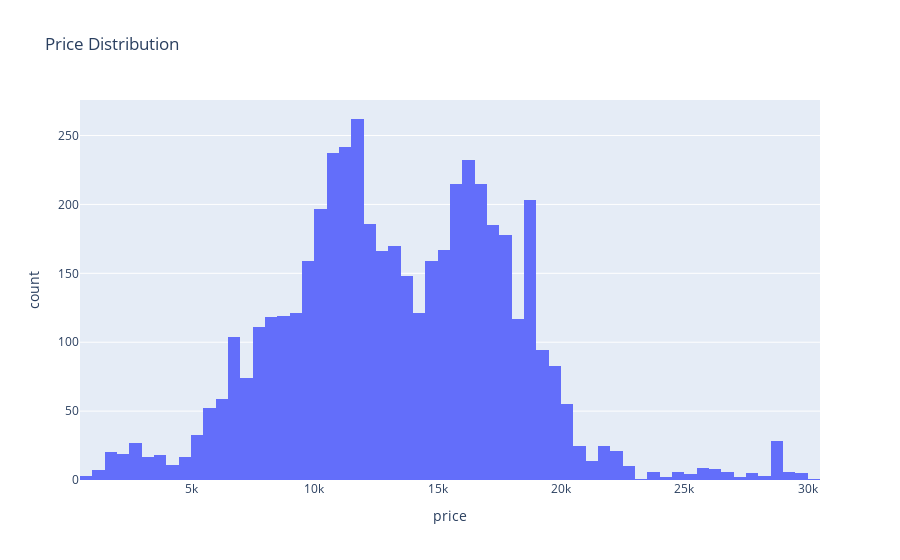

The notebook cell this image was saved under:
### Markdown cell above
## Visualization

### Code cell
# histogram
fig = px.histogram(df, x='price', nbins=100, title='Price Distribution')
fig.show()

### Figure 1 — Plotly figure (JSON) as saved in the notebook; plotly's stock layout.template omitted (floating-point values rounded to 4 significant figures; data arrays with more than 128 entries replaced by an {"elided": "..."} marker saying what was removed)
{"data": [{"alignmentgroup": "True", "bingroup": "x", "hovertemplate": "price=%{x}<br>count=%{y}<extra></extra>", "legendgroup": "", "marker": {"color": "#636efa", "pattern": {"shape": ""}}, "name": "", "nbinsx": 100, "offsetgroup": "", "orientation": "v", "showlegend": false, "type": "histogram", "x": {"elided": "4908 int values"}, "xaxis": "x", "yaxis": "y"}], "layout": {"barmode": "relative", "legend": {"tracegroupgap": 0}, "title": {"text": "Price Distribution"}, "xaxis": {"anchor": "y", "domain": [0, 1], "title": {"text": "price"}}, "yaxis": {"anchor": "x", "domain": [0, 1], "title": {"text": "count"}}}}
